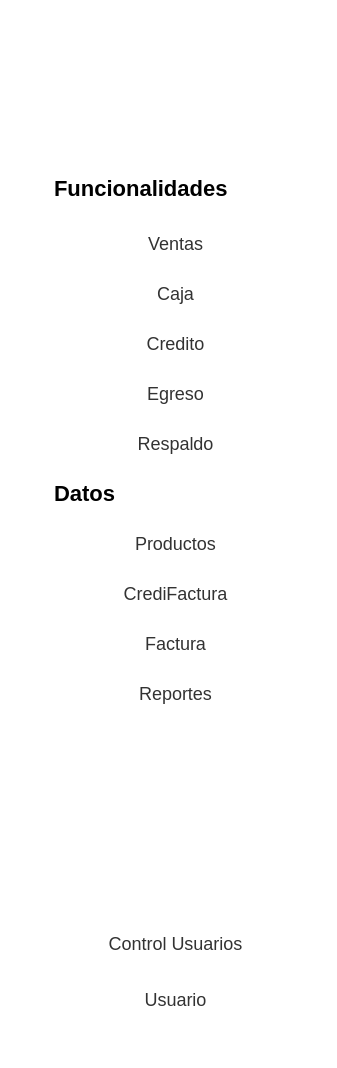
<?xml version="1.0" encoding="UTF-8"?>
<ui version="4.0">
 <class>Navbar</class>
 <widget class="QWidget" name="Navbar">
  <property name="geometry">
   <rect>
    <x>0</x>
    <y>0</y>
    <width>337</width>
    <height>1068</height>
   </rect>
  </property>
  <property name="sizePolicy">
   <sizepolicy hsizetype="Preferred" vsizetype="Fixed">
    <horstretch>0</horstretch>
    <verstretch>0</verstretch>
   </sizepolicy>
  </property>
  <property name="windowTitle">
   <string>Form</string>
  </property>
  <property name="styleSheet">
   <string notr="true">background-color: rgb(255, 255, 255);
</string>
  </property>
  <layout class="QHBoxLayout" name="horizontalLayout_2">
   <item>
    <widget class="QWidget" name="Contenedor" native="true">
     <property name="sizePolicy">
      <sizepolicy hsizetype="Preferred" vsizetype="Expanding">
       <horstretch>0</horstretch>
       <verstretch>0</verstretch>
      </sizepolicy>
     </property>
     <property name="minimumSize">
      <size>
       <width>0</width>
       <height>900</height>
      </size>
     </property>
     <property name="styleSheet">
      <string notr="true">
QPushButton {
    background-color: black; /* Fondo blanco */
    border: none; /* Sin borde ni decoración inicial */
    color:  white; /* Color del texto */
    border-radius: 15px; /* Bordes circulares */
    padding: 5px 10px; /* Espaciado interno para mejor apariencia */
	height: 40px; /* Altura del botón */
    text-align: center; /* Alinea el texto del botón a la izquierda */
    font-size: 18px; /* Tamaño de fuente */
	margin-top:20px;
}

QPushButton:hover {
    background-color: rgb(106, 106, 106); /* Gris claro al pasar el mouse */
    cursor: pointer; /* Cursor de mano al pasar sobre el botón */
}

QToolButton {
    background-color: white; /* Fondo blanco */
    border: none; /* Sin borde ni decoración inicial */
    color:  rgb(50, 50, 50); /* Color del texto */
    border-radius: 15px; /* Bordes circulares */
    padding: 5px 10px; /* Espaciado interno para mejor apariencia */
	height: 40px; /* Altura del botón */
    text-align: left; /* Alinea el texto del botón a la izquierda */
    font-size: 18px; /* Tamaño de fuente */
    cursor: pointer;
}

QToolButton:hover {
    background-color: #f2f2f2; /* Gris claro al pasar el mouse */
    cursor: pointer;
}
QLineEdit {
    background-color: rgb(255, 255, 255); /* Fondo blanco */
    border: none; /* Sin bordes visibles */
    padding: 4px; /* Espaciado interno entre el texto y los bordes */
    margin-right: 5px; /* Espaciado externo solo a la derecha */
    border-radius: 10px; /* Bordes redondeados */
    color: black; /* Texto negro */
    text-align: left; /* Texto alineado a la izquierda */
    font-size: 18px; /* Tamaño del texto */
}

/* Cuando el QLineEdit está enfocado (se está escribiendo) */
QLineEdit:focus {
    background-color: rgb(230, 230, 250); /* Color de fondo cuando el campo está activo */
    border: 1px solid rgb(0, 0, 0); /* Borde negro al estar activo */
}

QLabel {
    font-size: 20px; /* Tamaño de fuente */
    color:  black; /* Color del texto */
    margin-right: 10px; /* Espaciado a la derecha */
    padding: 5px; /* Espaciado interno */
    text-align: left; /* Alineación del texto a la izquierda */
}
QTableWidget {
    border: none;
    background-color: #ffffff; /* Fondo blanco para la tabla */
    box-shadow: 0 4px 8px rgba(0, 0, 0, 0.1); /* Sombra suave alrededor de la tabla */
}

QTableWidget::item {
    background-color: #f2f2f2; 
    border: none; 
    transition: background-color 0.3s ease; /* Suavizado de transición de color de fondo */
    pointer-events: none; /* Desactiva la interacción con las celdas (como editar) */
}

QTableWidget::item:selected {
    background-color: #aad4ff; /* Color azul claro para celdas seleccionadas */
    color: black; /* Texto negro para celdas seleccionadas */
}

QTableWidget::item:hover {
    background-color: #e6e6e6; /* Color de fondo al pasar el cursor sobre las celdas */
}

QHeaderView::section {
    border: none; 
    background-color: #f2f2f2; 
    font-weight: normal; /* No negritas */
    text-align: center; /* Centrado del texto en los encabezados */
    box-shadow: 0 2px 4px rgba(0, 0, 0, 0.1); /* Sombra suave para los encabezados */
}

QHeaderView::section:focus {
    background-color: #f2f2f2; /* Sin color de fondo cuando está en foco */
    border: none; /* Sin borde cuando está en foco */
}

QTableWidget::item:focus {
    border: none; /* Sin borde cuando las celdas tienen el foco */
    background-color: #f2f2f2; /* Mantener el fondo sin color azul */
}

QTableCornerButton::section {
    background-color: #f2f2f2; 
    border: none; 
}

QTableWidget::verticalHeader {
    background-color: #f2f2f2;
    border: none;
    font-weight: normal; /* No negritas */
}

QTableWidget::item:hover {
    background-color: #e6e6e6; /* Color de fondo al pasar el cursor sobre las celdas */
}

/* Personalización de la barra de desplazamiento */
QScrollBar:vertical {
    border: none;
    background: #f7f7f7; /* Fondo de la barra */
    width: 8px; /* Barra más delgada */
    border-radius: 4px; /* Bordes más redondeados */
}

QScrollBar::handle:vertical {
    background: #bbb; /* Fondo del control deslizante */
    min-height: 20px; /* Control deslizante más delgado */
    border-radius: 4px; /* Bordes redondeados */
    transition: background-color 0.3s ease; /* Transición suave para el cambio de color */
}

QScrollBar::handle:vertical:hover {
    background: #888; /* Color más oscuro cuando el control deslizante está siendo desplazado */
}

QScrollBar::add-line:vertical, QScrollBar::sub-line:vertical {
    border: none;
    background: #f2f2f2; /* Fondo para los botones de la barra */
    height: 0px; /* Sin altura para los botones */
}

QScrollBar:horizontal {
    border: none;
    background: #f7f7f7; /* Fondo de la barra */
    height: 8px; /* Barra más delgada */
    border-radius: 4px; /* Bordes más redondeados */
}

QScrollBar::handle:horizontal {
    background: #bbb; /* Fondo del control deslizante */
    min-width: 20px; /* Control deslizante más delgado */
    border-radius: 4px; /* Bordes redondeados */
    transition: background-color 0.3s ease; /* Transición suave para el cambio de color */
}

QScrollBar::handle:horizontal:hover {
    background: #888; /* Color más oscuro cuando el control deslizante está siendo desplazado */
}

QScrollBar::add-line:horizontal, QScrollBar::sub-line:horizontal {
    border: none;
    background: #f2f2f2; /* Fondo para los botones de la barra */
    width: 0px; /* Sin ancho para los botones */
}


</string>
     </property>
     <layout class="QHBoxLayout" name="horizontalLayout">
      <item>
       <widget class="QWidget" name="QWNavbar" native="true">
        <property name="sizePolicy">
         <sizepolicy hsizetype="Fixed" vsizetype="Preferred">
          <horstretch>0</horstretch>
          <verstretch>0</verstretch>
         </sizepolicy>
        </property>
        <property name="minimumSize">
         <size>
          <width>250</width>
          <height>800</height>
         </size>
        </property>
        <property name="styleSheet">
         <string notr="true">#navbar {
    background-color: white; /* Fondo blanco */
    border-right: 1px solid black; /* Borde negro en el lado derecho */
}
</string>
        </property>
        <layout class="QVBoxLayout" name="verticalLayout">
         <item>
          <widget class="QLabel" name="LabelImgNavbar">
           <property name="enabled">
            <bool>true</bool>
           </property>
           <property name="sizePolicy">
            <sizepolicy hsizetype="Fixed" vsizetype="Fixed">
             <horstretch>50</horstretch>
             <verstretch>50</verstretch>
            </sizepolicy>
           </property>
           <property name="minimumSize">
            <size>
             <width>100</width>
             <height>50</height>
            </size>
           </property>
           <property name="maximumSize">
            <size>
             <width>260</width>
             <height>70</height>
            </size>
           </property>
           <property name="styleSheet">
            <string notr="true">#LabelImg {
    background-position: center;
    background-repeat: no-repeat;
    background-size: 100% 100%; /* Ajusta la imagen para que ocupe todo el área del label */
    height: 200px; /* Ajusta la altura del QLabel */
    width: 300px; /* Ajusta el ancho del QLabel */
}
</string>
           </property>
           <property name="text">
            <string/>
           </property>
           <property name="pixmap">
            <pixmap>../../assets/Letras-sinfondo.png</pixmap>
           </property>
           <property name="scaledContents">
            <bool>true</bool>
           </property>
          </widget>
         </item>
         <item>
          <spacer name="verticalSpacer_2">
           <property name="orientation">
            <enum>Qt::Vertical</enum>
           </property>
           <property name="sizeType">
            <enum>QSizePolicy::Fixed</enum>
           </property>
           <property name="sizeHint" stdset="0">
            <size>
             <width>20</width>
             <height>50</height>
            </size>
           </property>
          </spacer>
         </item>
         <item>
          <widget class="QLabel" name="LabelFuncionalidades">
           <property name="sizePolicy">
            <sizepolicy hsizetype="Fixed" vsizetype="Fixed">
             <horstretch>0</horstretch>
             <verstretch>0</verstretch>
            </sizepolicy>
           </property>
           <property name="minimumSize">
            <size>
             <width>250</width>
             <height>30</height>
            </size>
           </property>
           <property name="maximumSize">
            <size>
             <width>300</width>
             <height>50</height>
            </size>
           </property>
           <property name="styleSheet">
            <string notr="true">#LabelFuncionalidades {
    font-weight: bold; /* Negrita */
    font-size: 22px; /* Tamaño de fuente */
}
</string>
           </property>
           <property name="text">
            <string>Funcionalidades</string>
           </property>
          </widget>
         </item>
         <item>
          <widget class="QToolButton" name="BtnVentas">
           <property name="sizePolicy">
            <sizepolicy hsizetype="Preferred" vsizetype="Fixed">
             <horstretch>0</horstretch>
             <verstretch>0</verstretch>
            </sizepolicy>
           </property>
           <property name="minimumSize">
            <size>
             <width>0</width>
             <height>0</height>
            </size>
           </property>
           <property name="maximumSize">
            <size>
             <width>16777215</width>
             <height>40</height>
            </size>
           </property>
           <property name="cursor">
            <cursorShape>PointingHandCursor</cursorShape>
           </property>
           <property name="toolTip">
            <string>&lt;html&gt;&lt;head/&gt;&lt;body&gt;&lt;p align=&quot;center&quot;&gt;&lt;br/&gt;&lt;/p&gt;&lt;/body&gt;&lt;/html&gt;</string>
           </property>
           <property name="styleSheet">
            <string notr="true">
    padding-left: 10px; /* Distancia entre icono y borde izquierdo */
    text-align: right; /* Texto más hacia la derecha */

</string>
           </property>
           <property name="text">
            <string>   Ventas</string>
           </property>
           <property name="icon">
            <iconset>
             <normaloff>../../assets/iconos/ventas.png</normaloff>../../assets/iconos/ventas.png</iconset>
           </property>
           <property name="iconSize">
            <size>
             <width>30</width>
             <height>30</height>
            </size>
           </property>
           <property name="toolButtonStyle">
            <enum>Qt::ToolButtonTextBesideIcon</enum>
           </property>
           <property name="autoRaise">
            <bool>false</bool>
           </property>
          </widget>
         </item>
         <item>
          <widget class="QToolButton" name="BtnCaja">
           <property name="sizePolicy">
            <sizepolicy hsizetype="Preferred" vsizetype="Fixed">
             <horstretch>0</horstretch>
             <verstretch>0</verstretch>
            </sizepolicy>
           </property>
           <property name="maximumSize">
            <size>
             <width>16777215</width>
             <height>40</height>
            </size>
           </property>
           <property name="cursor">
            <cursorShape>PointingHandCursor</cursorShape>
           </property>
           <property name="styleSheet">
            <string notr="true"/>
           </property>
           <property name="text">
            <string>   Caja</string>
           </property>
           <property name="icon">
            <iconset>
             <normaloff>../../assets/iconos/Caja.png</normaloff>../../assets/iconos/Caja.png</iconset>
           </property>
           <property name="iconSize">
            <size>
             <width>30</width>
             <height>30</height>
            </size>
           </property>
           <property name="toolButtonStyle">
            <enum>Qt::ToolButtonTextBesideIcon</enum>
           </property>
          </widget>
         </item>
         <item>
          <widget class="QToolButton" name="BtnCredito">
           <property name="sizePolicy">
            <sizepolicy hsizetype="Preferred" vsizetype="Fixed">
             <horstretch>0</horstretch>
             <verstretch>0</verstretch>
            </sizepolicy>
           </property>
           <property name="maximumSize">
            <size>
             <width>16777215</width>
             <height>40</height>
            </size>
           </property>
           <property name="cursor">
            <cursorShape>PointingHandCursor</cursorShape>
           </property>
           <property name="text">
            <string>   Credito</string>
           </property>
           <property name="icon">
            <iconset>
             <normaloff>../../assets/iconos/Credito.png</normaloff>../../assets/iconos/Credito.png</iconset>
           </property>
           <property name="iconSize">
            <size>
             <width>30</width>
             <height>30</height>
            </size>
           </property>
           <property name="toolButtonStyle">
            <enum>Qt::ToolButtonTextBesideIcon</enum>
           </property>
          </widget>
         </item>
         <item>
          <widget class="QToolButton" name="BtnEgreso">
           <property name="sizePolicy">
            <sizepolicy hsizetype="Preferred" vsizetype="Fixed">
             <horstretch>0</horstretch>
             <verstretch>0</verstretch>
            </sizepolicy>
           </property>
           <property name="maximumSize">
            <size>
             <width>16777215</width>
             <height>40</height>
            </size>
           </property>
           <property name="cursor">
            <cursorShape>PointingHandCursor</cursorShape>
           </property>
           <property name="text">
            <string>   Egreso</string>
           </property>
           <property name="icon">
            <iconset>
             <normaloff>../../assets/iconos/Egreso.png</normaloff>../../assets/iconos/Egreso.png</iconset>
           </property>
           <property name="iconSize">
            <size>
             <width>30</width>
             <height>30</height>
            </size>
           </property>
           <property name="toolButtonStyle">
            <enum>Qt::ToolButtonTextBesideIcon</enum>
           </property>
          </widget>
         </item>
         <item>
          <widget class="QToolButton" name="BtnRespaldo">
           <property name="sizePolicy">
            <sizepolicy hsizetype="Preferred" vsizetype="Fixed">
             <horstretch>0</horstretch>
             <verstretch>0</verstretch>
            </sizepolicy>
           </property>
           <property name="maximumSize">
            <size>
             <width>16777215</width>
             <height>40</height>
            </size>
           </property>
           <property name="cursor">
            <cursorShape>PointingHandCursor</cursorShape>
           </property>
           <property name="text">
            <string>   Respaldo</string>
           </property>
           <property name="icon">
            <iconset>
             <normaloff>../../assets/iconos/Respaldo.png</normaloff>../../assets/iconos/Respaldo.png</iconset>
           </property>
           <property name="iconSize">
            <size>
             <width>30</width>
             <height>30</height>
            </size>
           </property>
           <property name="toolButtonStyle">
            <enum>Qt::ToolButtonTextBesideIcon</enum>
           </property>
          </widget>
         </item>
         <item>
          <widget class="QLabel" name="LabelDatos">
           <property name="sizePolicy">
            <sizepolicy hsizetype="Fixed" vsizetype="Fixed">
             <horstretch>0</horstretch>
             <verstretch>0</verstretch>
            </sizepolicy>
           </property>
           <property name="minimumSize">
            <size>
             <width>250</width>
             <height>40</height>
            </size>
           </property>
           <property name="maximumSize">
            <size>
             <width>250</width>
             <height>40</height>
            </size>
           </property>
           <property name="styleSheet">
            <string notr="true">#LabelDatos {
    font-weight: bold; /* Negrita */
    font-size: 22px; /* Tamaño de fuente */
}
</string>
           </property>
           <property name="text">
            <string>Datos</string>
           </property>
          </widget>
         </item>
         <item>
          <widget class="QToolButton" name="BtnProductos">
           <property name="sizePolicy">
            <sizepolicy hsizetype="Preferred" vsizetype="Fixed">
             <horstretch>0</horstretch>
             <verstretch>0</verstretch>
            </sizepolicy>
           </property>
           <property name="maximumSize">
            <size>
             <width>16777215</width>
             <height>40</height>
            </size>
           </property>
           <property name="cursor">
            <cursorShape>PointingHandCursor</cursorShape>
           </property>
           <property name="text">
            <string>   Productos</string>
           </property>
           <property name="icon">
            <iconset>
             <normaloff>../../assets/iconos/Productos.png</normaloff>../../assets/iconos/Productos.png</iconset>
           </property>
           <property name="iconSize">
            <size>
             <width>30</width>
             <height>30</height>
            </size>
           </property>
           <property name="toolButtonStyle">
            <enum>Qt::ToolButtonTextBesideIcon</enum>
           </property>
          </widget>
         </item>
         <item>
          <widget class="QToolButton" name="BtnCrediFactura">
           <property name="sizePolicy">
            <sizepolicy hsizetype="Preferred" vsizetype="Fixed">
             <horstretch>0</horstretch>
             <verstretch>0</verstretch>
            </sizepolicy>
           </property>
           <property name="maximumSize">
            <size>
             <width>16777215</width>
             <height>40</height>
            </size>
           </property>
           <property name="cursor">
            <cursorShape>PointingHandCursor</cursorShape>
           </property>
           <property name="text">
            <string>   CrediFactura</string>
           </property>
           <property name="icon">
            <iconset>
             <normaloff>../../assets/iconos/CrediFactura.png</normaloff>../../assets/iconos/CrediFactura.png</iconset>
           </property>
           <property name="iconSize">
            <size>
             <width>30</width>
             <height>30</height>
            </size>
           </property>
           <property name="toolButtonStyle">
            <enum>Qt::ToolButtonTextBesideIcon</enum>
           </property>
          </widget>
         </item>
         <item>
          <widget class="QToolButton" name="BtnFacturas">
           <property name="sizePolicy">
            <sizepolicy hsizetype="Preferred" vsizetype="Fixed">
             <horstretch>0</horstretch>
             <verstretch>0</verstretch>
            </sizepolicy>
           </property>
           <property name="maximumSize">
            <size>
             <width>16777215</width>
             <height>40</height>
            </size>
           </property>
           <property name="cursor">
            <cursorShape>PointingHandCursor</cursorShape>
           </property>
           <property name="text">
            <string>   Factura</string>
           </property>
           <property name="icon">
            <iconset>
             <normaloff>../../assets/iconos/Facturas.png</normaloff>../../assets/iconos/Facturas.png</iconset>
           </property>
           <property name="iconSize">
            <size>
             <width>30</width>
             <height>30</height>
            </size>
           </property>
           <property name="toolButtonStyle">
            <enum>Qt::ToolButtonTextBesideIcon</enum>
           </property>
          </widget>
         </item>
         <item>
          <widget class="QToolButton" name="BtnReportes">
           <property name="sizePolicy">
            <sizepolicy hsizetype="Preferred" vsizetype="Fixed">
             <horstretch>0</horstretch>
             <verstretch>0</verstretch>
            </sizepolicy>
           </property>
           <property name="maximumSize">
            <size>
             <width>16777215</width>
             <height>40</height>
            </size>
           </property>
           <property name="cursor">
            <cursorShape>PointingHandCursor</cursorShape>
           </property>
           <property name="text">
            <string>   Reportes</string>
           </property>
           <property name="icon">
            <iconset>
             <normaloff>../../assets/iconos/Reportes.png</normaloff>../../assets/iconos/Reportes.png</iconset>
           </property>
           <property name="iconSize">
            <size>
             <width>30</width>
             <height>30</height>
            </size>
           </property>
           <property name="toolButtonStyle">
            <enum>Qt::ToolButtonTextBesideIcon</enum>
           </property>
          </widget>
         </item>
         <item>
          <spacer name="verticalSpacer">
           <property name="orientation">
            <enum>Qt::Vertical</enum>
           </property>
           <property name="sizeType">
            <enum>QSizePolicy::Fixed</enum>
           </property>
           <property name="sizeHint" stdset="0">
            <size>
             <width>20</width>
             <height>200</height>
            </size>
           </property>
          </spacer>
         </item>
         <item>
          <widget class="QToolButton" name="BtnControlUsuario">
           <property name="sizePolicy">
            <sizepolicy hsizetype="Preferred" vsizetype="Fixed">
             <horstretch>0</horstretch>
             <verstretch>0</verstretch>
            </sizepolicy>
           </property>
           <property name="maximumSize">
            <size>
             <width>16777215</width>
             <height>40</height>
            </size>
           </property>
           <property name="cursor">
            <cursorShape>PointingHandCursor</cursorShape>
           </property>
           <property name="styleSheet">
            <string notr="true"/>
           </property>
           <property name="text">
            <string>   Control Usuarios</string>
           </property>
           <property name="icon">
            <iconset>
             <normaloff>../../assets/iconos/Usuarios.png</normaloff>../../assets/iconos/Usuarios.png</iconset>
           </property>
           <property name="iconSize">
            <size>
             <width>30</width>
             <height>30</height>
            </size>
           </property>
           <property name="toolButtonStyle">
            <enum>Qt::ToolButtonTextBesideIcon</enum>
           </property>
          </widget>
         </item>
         <item>
          <widget class="QToolButton" name="BtnUsuario">
           <property name="sizePolicy">
            <sizepolicy hsizetype="Preferred" vsizetype="Fixed">
             <horstretch>0</horstretch>
             <verstretch>0</verstretch>
            </sizepolicy>
           </property>
           <property name="maximumSize">
            <size>
             <width>16777215</width>
             <height>16777215</height>
            </size>
           </property>
           <property name="cursor">
            <cursorShape>PointingHandCursor</cursorShape>
           </property>
           <property name="styleSheet">
            <string notr="true">background-color: rgb(255, 255, 255);
</string>
           </property>
           <property name="text">
            <string>   Usuario</string>
           </property>
           <property name="icon">
            <iconset>
             <normaloff>../../assets/iconos/perfil.png</normaloff>../../assets/iconos/perfil.png</iconset>
           </property>
           <property name="iconSize">
            <size>
             <width>60</width>
             <height>60</height>
            </size>
           </property>
           <property name="toolButtonStyle">
            <enum>Qt::ToolButtonTextBesideIcon</enum>
           </property>
          </widget>
         </item>
        </layout>
       </widget>
      </item>
     </layout>
    </widget>
   </item>
  </layout>
 </widget>
 <resources/>
 <connections/>
</ui>
